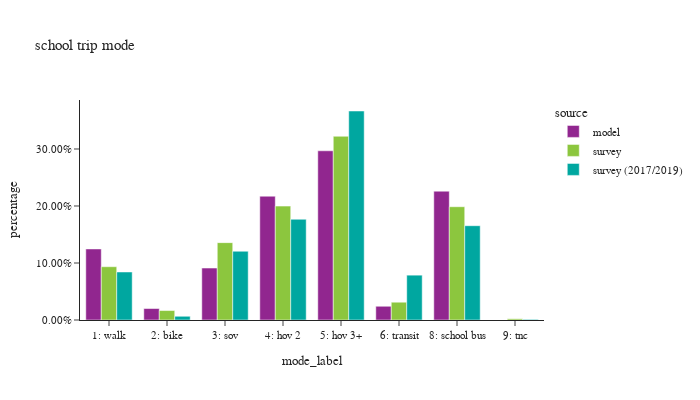

The notebook cell saved with this chart:
### Code cell
df_plot = sc_trip.groupby(['source','mode_label'])['trexpfac'].sum().reset_index()
df_plot['percentage'] = df_plot.groupby(['source'], group_keys=False)['trexpfac']. \
    apply(lambda x: x / float(x.sum()))

df_plot_ct = sc_trip.groupby(['source','mode_label'])['trexpfac'].count().reset_index(). \
    rename(columns={'trexpfac':'sample count'})
df_plot = df_plot.merge(df_plot_ct, on=['source','mode_label'])

fig = px.bar(df_plot.sort_values(by=['source']), x="mode_label", y="percentage", color="source",
             barmode="group",hover_data=['sample count'],title="school trip mode")
fig.update_layout(height=400, width=700, font=dict(size=11),
                  xaxis = dict(dtick = 1, categoryorder='category ascending'),
                  yaxis=dict(tickformat=".2%"))
fig.show()

### Figure 1 — Plotly figure (JSON) as saved in the notebook; plotly's stock layout.template omitted (floating-point values rounded to 4 significant figures)
{"data": [{"alignmentgroup": "True", "customdata": [[781], [126], [571], [1361], [1860], [151], [1416]], "hovertemplate": "source=model<br>mode_label=%{x}<br>percentage=%{y}<br>sample count=%{customdata[0]}<extra></extra>", "legendgroup": "model", "marker": {"color": "#91268F", "pattern": {"shape": ""}}, "name": "model", "offsetgroup": "model", "orientation": "v", "showlegend": true, "textposition": "auto", "type": "bar", "x": ["1: walk", "2: bike", "3: sov", "4: hov 2", "5: hov 3+", "6: transit", "8: school bus"], "xaxis": "x", "y": [0.1246, 0.02011, 0.09113, 0.2172, 0.2968, 0.0241, 0.226], "yaxis": "y"}, {"alignmentgroup": "True", "customdata": [[1], [135], [32], [173], [57], [27], [94], [155]], "hovertemplate": "source=survey<br>mode_label=%{x}<br>percentage=%{y}<br>sample count=%{customdata[0]}<extra></extra>", "legendgroup": "survey", "marker": {"color": "#8CC63E", "pattern": {"shape": ""}}, "name": "survey", "offsetgroup": "survey", "orientation": "v", "showlegend": true, "textposition": "auto", "type": "bar", "x": ["9: tnc", "8: school bus", "6: transit", "5: hov 3+", "3: sov", "2: bike", "1: walk", "4: hov 2"], "xaxis": "x", "y": [0.002154, 0.1987, 0.03121, 0.3223, 0.1357, 0.0166, 0.09349, 0.1998], "yaxis": "y"}, {"alignmentgroup": "True", "customdata": [[173], [207], [44], [123], [288], [289], [186], [9]], "hovertemplate": "source=survey (2017/2019)<br>mode_label=%{x}<br>percentage=%{y}<br>sample count=%{customdata[0]}<extra></extra>", "legendgroup": "survey (2017/2019)", "marker": {"color": "#00A7A0", "pattern": {"shape": ""}}, "name": "survey (2017/2019)", "offsetgroup": "survey (2017/2019)", "orientation": "v", "showlegend": true, "textposition": "auto", "type": "bar", "x": ["8: school bus", "1: walk", "2: bike", "3: sov", "4: hov 2", "5: hov 3+", "6: transit", "9: tnc"], "xaxis": "x", "y": [0.1654, 0.08427, 0.006547, 0.1206, 0.1767, 0.3666, 0.07866, 0.001103], "yaxis": "y"}], "layout": {"barmode": "group", "font": {"size": 11}, "height": 400, "legend": {"title": {"text": "source"}, "tracegroupgap": 0}, "title": {"text": "school trip mode"}, "width": 700, "xaxis": {"anchor": "y", "categoryorder": "category ascending", "domain": [0.0, 1.0], "dtick": 1, "title": {"text": "mode_label"}}, "yaxis": {"anchor": "x", "domain": [0.0, 1.0], "tickformat": ".2%", "title": {"text": "percentage"}}}}
